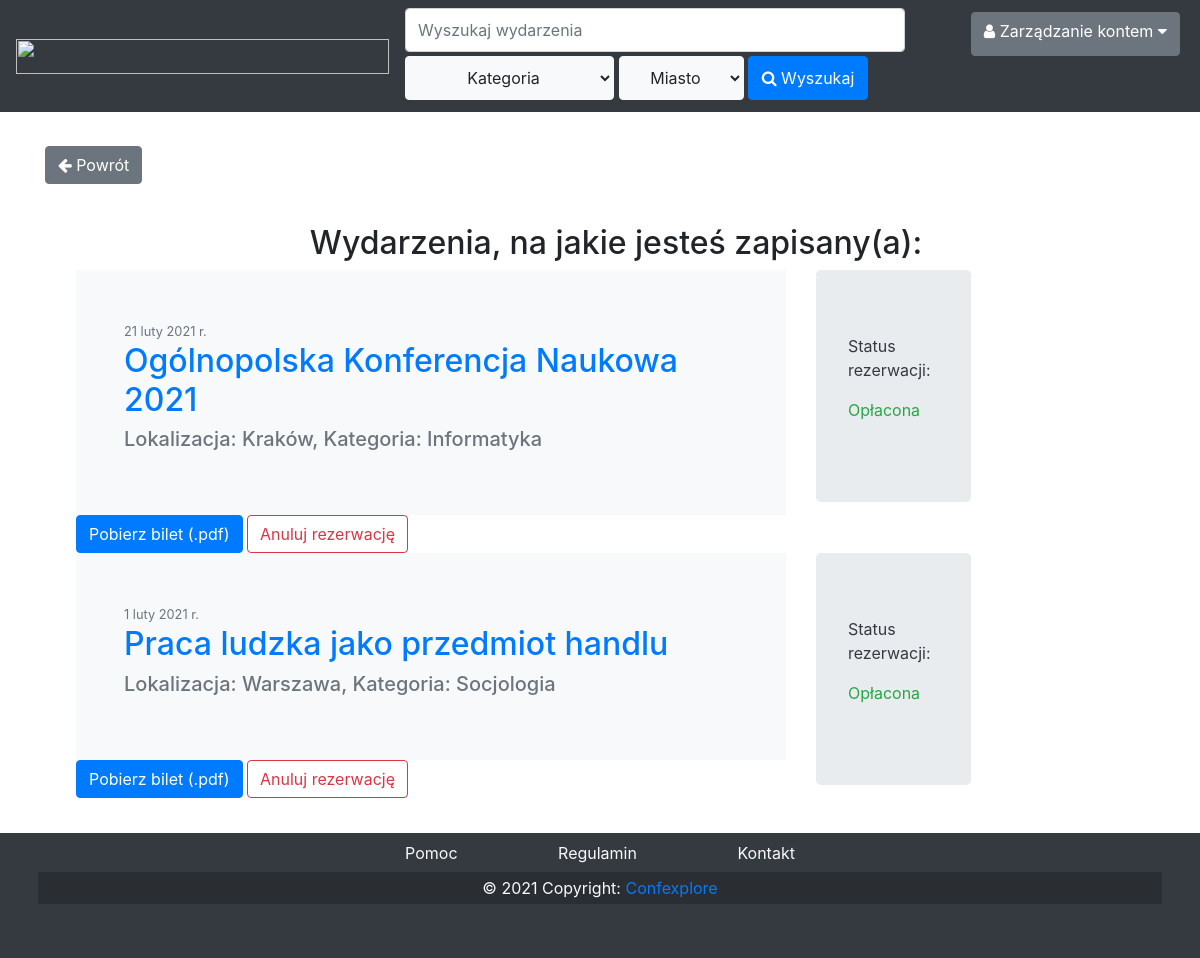
Screenshot of /ticketOwned/ (signed in) with the database file from the repository.
### content/models.py (models this page shows, shortened)
class Event(models.Model):
    id = models.IntegerField(primary_key=True)
    name = models.CharField(max_length=100, default='konferencja')
    info = models.TextField(blank=True)
    localization = models.ForeignKey('City', on_delete=models.CASCADE, default="Warszawa")
    type = models.ForeignKey('Type', on_delete=models.CASCADE, default="Ogólna")
    date = models.CharField(max_length=30, default='1 stycznia')
    price = models.IntegerField(default=0)
    photo = models.ImageField(upload_to='images/', default='default.jpg')
    schedule = models.FileField(upload_to='schedule/', default='default.pdf')
    accepted = models.BooleanField(default=False)
    organizer = models.ForeignKey(Organizer, on_delete=models.CASCADE)

class City(models.Model):
    name = models.CharField(max_length=50, default='Warszawa')

class Type(models.Model):
    name = models.CharField(max_length=100, default='Ogólna')

### content/views.py (the view, shortened to what this page needs)
# urls.py: path('ticketOwned/', TicketOwnedView.as_view(), name='ticketOwned'),
class TicketOwnedView(ListView):
    def get(self, request: HttpRequest):
        context = {
            'events': Event.objects.all()
        }
        return render(request, 'content/ticketOwned.html', context)

### content/context_processors.py (called while the page is built)
def search(request: HttpRequest) -> dict:
    context = {
        'types': Type.objects.all(),
        'cities': City.objects.all()
    }
    try:
        context['user_type'] = request.user.profile.role_name
    except AttributeError:
        pass
    return context

### templates/content/ticketOwned.html
{% extends "main.html" %}
{% block content %}
<nav class="nav m-3">
  <p class="text-secondary mr-1" >Strona główna > </p>
  <p class="text-primary mr-1" >Moje wydarzenia</p>
</nav>
<a href="/" class="btn btn-secondary" role="button"><span class="btn-label"><i class="fa fa-arrow-left"></i></span> Powrót</a><br><br>
<div class="container m-3">
    <div class="text-center">
        <h2>Wydarzenia, na jakie jesteś zapisany(a):</h2>
    </div>
{% for event in events %}
<div class="row">
         <div class="col-8">
        <article class="media content-section bg-light">
          <div class="media-body m-5">
            <div class="article-metadata">
              <small class="text-muted">{{ event.date }}</small>
            </div>
            <h2><a class="article-title" href='../eventPreview/{{ event.id }}/'>{{ event.name }}</a></h2>
            <h5><p class="text-secondary">Lokalizacja: {{ event.localization.name }}, Kategoria: {{ event.type.name }}</p></h5>
                        </div>
                </article>
             <a type="button" class="btn btn-primary" href="https://drive.google.com/file/d/1BlUzzAEnf7a9fJUrnFg8XuOu1q8BVJiD/view?usp=sharing">Pobierz bilet (.pdf)</a>
             <a type="button" class="btn btn-outline-danger" href="#">Anuluj rezerwację</a>
          </div>
               <div class="col-2">
                   <div class="jumbotron">
              <p class="text-dark">Status rezerwacji:</p>
               <p class="text-success">Opłacona</p>
                   </div>
              </div>
</div>
    {% endfor %}
   </div>
{% endblock content %}

### static/style.css (style rules this page uses)
body { margin: 0; padding: 0; }

### rows the page displays
Event: date "21 luty 2021 r.", name "Ogólnopolska Konferencja Naukowa 2021", localization.name "Kraków", type.name "Informatyka"
Event: date "1 luty 2021 r.", name "Praca ludzka jako przedmiot handlu", localization.name "Warszawa", type.name "Socjologia"
